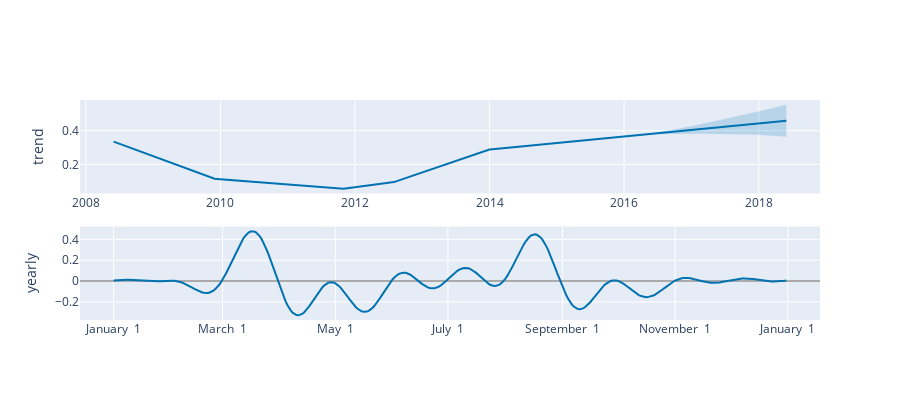

Notebook code for this chart:
### Code cell
plot_components_plotly(prophet_model2, forecast)
